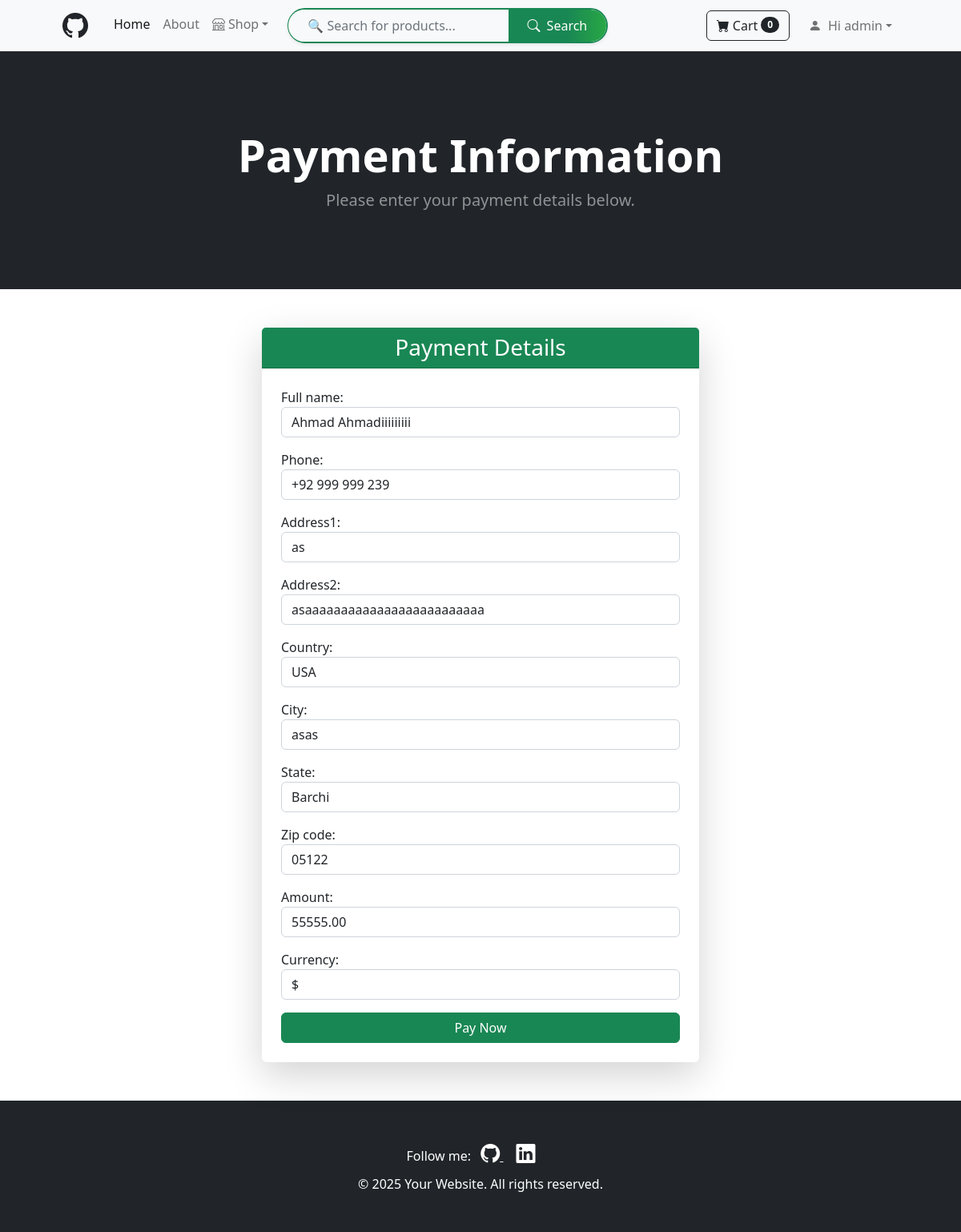
The app's page /payment/ (signed in) with its own data.
### payment/models.py (models this page shows, shortened)
class Payment_info(models.Model):
    user = models.ForeignKey(User, on_delete=models.CASCADE)
    full_name = models.CharField(max_length=100)
    phone = models.CharField(max_length=20)
    address1 = models.CharField(max_length=200,blank=True, null=True)
    address2 = models.CharField(max_length=200,blank=True, null=True)
    country = models.CharField(max_length=50,blank=True, null=True , default='USA')
    city = models.CharField(max_length=50,blank=True, null=True)
    state = models.CharField(max_length=50,blank=True, null=True)
    zip_code = models.CharField(max_length=20,blank=True, null=True)
    amount = models.DecimalField(max_digits=10, decimal_places=2)
    currency = models.CharField(max_length=3)
    status = models.CharField(max_length=20, default='pending')
    created_at = models.DateTimeField(auto_now_add=True)
    class Meta:
        verbose_name = 'Payment Information'
        verbose_name_plural = 'Payment Information'

### payment/views.py (the view)
# urls.py: path('', views.payment, name='payment_info'),
def payment(request):
    if not request.user.is_authenticated:
        messages.error(request, 'First you must login')
        return redirect('login')
    try:
        current_user = Profile.objects.get(user=request.user)
    except Profile.DoesNotExist:
        messages.error(request, 'Profile not found')
        return redirect('products')  # or appropriate redirect
    try:
        payment_info = Payment_info.objects.get(user=request.user)
    except Payment_info.DoesNotExist:
        payment_info = Payment_info(user=request.user)
    if request.method == 'POST':
        form = PaymentForm(request.POST, instance=payment_info)
        if form.is_valid():
            form.save()
            messages.success(request, 'Payment is done successfully!')
            return redirect('products')
    else:
        form = PaymentForm(instance=payment_info)
    return render(request, 'payment/payment_info.html', {'form': form, 'current_user': current_user})

### payment/forms.py
class PaymentForm(forms.ModelForm):
    class Meta:
        model = Payment_info
        fields = ['full_name', 'phone', 'address1', 'address2', 'country', 'city', 'state', 'zip_code', 'amount', 'currency']
        widgets = {
            'full_name': forms.TextInput(attrs={'class': 'form-control'}),
            'phone': forms.TextInput(attrs={'class': 'form-control'}),
            'address1': forms.TextInput(attrs={'class': 'form-control'}),
            'address2': forms.TextInput(attrs={'class': 'form-control'}),
            'country': forms.TextInput(attrs={'class': 'form-control'}),
            'city': forms.TextInput(attrs={'class': 'form-control'}),
            'state': forms.TextInput(attrs={'class': 'form-control'}),
            'zip_code': forms.TextInput(attrs={'class': 'form-control'}),
            'amount': forms.NumberInput(attrs={'class': 'form-control'}),
            'currency': forms.TextInput(attrs={'class': 'form-control'}),
        }

### cart/cart.py (called while the page is built)
    def total_quantity(self):
        return sum(
            int(qty) for qty in self.cart.values()
            if qty is not None and str(qty).isdigit()
        )

### cart/context_processors.py (called while the page is built)
def cart_processor(request):
    cart = Cart(request)
    return {
        'cart': cart,
        'cart_quantity': cart.total_quantity()
    }

### payment/templates/payment/payment_info.html (shortened to what this page needs)
{% extends 'base.html' %}
{% load widget_tweaks %}
{% load static %}
{% block content %}
    <header class="bg-dark py-5">
        <div class="container px-4 px-lg-5 my-5">
            <div class="text-center text-white">
                <h1 class="display-4 fw-bolder">Payment Information</h1>
                <p class="lead fw-normal text-white-50 mb-0">Please enter your payment details below.</p>
            </div>
        </div>
    </header>
    <div class="container my-5">
        <div class="row justify-content-center">
            <div class="col-md-8 col-lg-6">
                <div class="card shadow-lg border-0">
                    <div class="card-header bg-success text-white text-center">
                        <h3 class="mb-0">Payment Details</h3>
                    </div>
                    <div class="card-body p-4">
                        <form method="post">
                            {{form.as_p}}
                            <button type="submit" class="btn btn-success w-100">Pay Now</button>
                        </form>
                    </div>
                </div>
            </div>
        </div>
    </div>
{% endblock %}

### templates/include/navbar.html (shortened to what this page needs)
{% load static %}
<link rel="stylesheet" href="{% static 'css/search_bar.css' %}">
<nav class="navbar navbar-expand-lg navbar-light bg-light">
  <div class="container px-4 px-lg-5">
    <i class="bi bi-github fs-2"></i>
    <div class="collapse navbar-collapse" id="navbarSupportedContent">
      <ul class="navbar-nav me-auto mb-2 mb-lg-0 ms-lg-4">
        <li class="nav-item">
          <a class="nav-link active" href="{% url 'products' %}">Home</a>
        </li>
        <li class="nav-item">
          <a class="nav-link" href="{% url 'about' %}">About</a>
        </li>
        <li class="nav-item dropdown">
          <a class="nav-link dropdown-toggle" id="navbarDropdown" href="#" role="button" data-bs-toggle="dropdown" aria-expanded="false"><i class="bi-shop me-1"></i>Shop</a>
        </li>
        <li class="nav-item w-100 d-flex justify-content-center align-items-center my-2 my-lg-0 ms-3">
          <form action="{% url 'search' %}" method="POST" class="input-group shadow-sm search-form" role="search" style="max-width: 400px; width: 100%;">
            <input class="form-control  border-0 rounded-start-pill px-4 py-2 bg-light search-input" name="search" type="search" placeholder="🔍 Search for products..." aria-label="Search" style="box-shadow: none;" />
            <button class="btn btn-success rounded-end-pill px-4 py-2 d-flex align-items-center search-btn" type="submit" style="transition: background 0.2s;"><i class="bi-search me-2"></i> Search</button>
          </form>
        </li>
      </ul>
      <a href="{% url 'view_cart' %}" class="btn btn-outline-dark d-flex align-items-center">
        <i class="bi-cart-fill me-1"></i>
        Cart
        <span id="cart-quantity-badge" class="badge bg-dark text-white ms-1 rounded-pill">{{ cart_quantity }}</span>
      </a>
      <ul class="navbar-nav ms-3">
        {% if user.is_authenticated %}
          <li class="nav-item dropdown">
            <a class="nav-link dropdown-toggle" href="#" id="userDropdown" role="button" data-bs-toggle="dropdown" aria-expanded="false"><i class="bi-person-fill me-1"></i> Hi {{ user.username }}</a>
          </li>
        {% endif %}
      </ul>
    </div>
  </div>
</nav>

### static/css/search_bar.css (style rules this page uses)
.search-form { border: 2px solid #198754; border-radius: 50px; transition: border-color 0.3s; background: #fff; }
.search-btn { background: linear-gradient(90deg, #198754 60%, #28a745 100%); border: none; }

### templates/base.html (style rules this page uses)
html, body { height: 100%; }
body { display: flex; flex-direction: column; }

### records on screen
Payment_info: full_name "Ahmad Ahmadiiiiiiiii", phone "+92 999 999 239", address1 "as", address2 "asaaaaaaaaaaaaaaaaaaaaaaaaa", country "USA", city "asas", state "Barchi", zip_code "05122", amount "55555.00", currency "$"

### other values on screen
{{ cart_quantity }} "0"
{{ user.username }} "admin"
